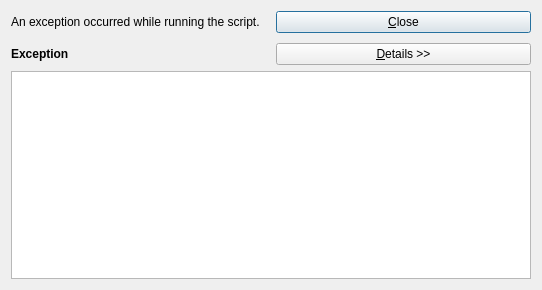
<ui version="4.0" >
 <class>ExceptHookDialog</class>
 <widget class="QDialog" name="ExceptHookDialog" >
  <property name="geometry" >
   <rect>
    <x>0</x>
    <y>0</y>
    <width>542</width>
    <height>290</height>
   </rect>
  </property>
  <property name="windowTitle" >
   <string>Script error</string>
  </property>
  <layout class="QVBoxLayout" name="verticalLayout" >
   <item>
    <layout class="QGridLayout" name="gridLayout" >
     <property name="spacing" >
      <number>10</number>
     </property>
     <item row="0" column="0" >
      <widget class="QLabel" name="label" >
       <property name="text" >
        <string>An exception occurred while running the script.</string>
       </property>
      </widget>
     </item>
     <item row="0" column="1" >
      <widget class="QPushButton" name="closeButton" >
       <property name="text" >
        <string>&amp;Close</string>
       </property>
      </widget>
     </item>
     <item row="1" column="0" >
      <widget class="QLabel" name="exceptionLabel" >
       <property name="font" >
        <font>
         <weight>75</weight>
         <bold>true</bold>
        </font>
       </property>
       <property name="text" >
        <string>Exception</string>
       </property>
      </widget>
     </item>
     <item row="1" column="1" >
      <widget class="QPushButton" name="detailsButton" >
       <property name="text" >
        <string>&amp;Details >></string>
       </property>
      </widget>
     </item>
    </layout>
   </item>
   <item>
    <widget class="QTextBrowser" name="tracebackBrowser" >
     <property name="minimumSize" >
      <size>
       <width>0</width>
       <height>200</height>
      </size>
     </property>
    </widget>
   </item>
  </layout>
 </widget>
 <resources/>
 <connections/>
</ui>
